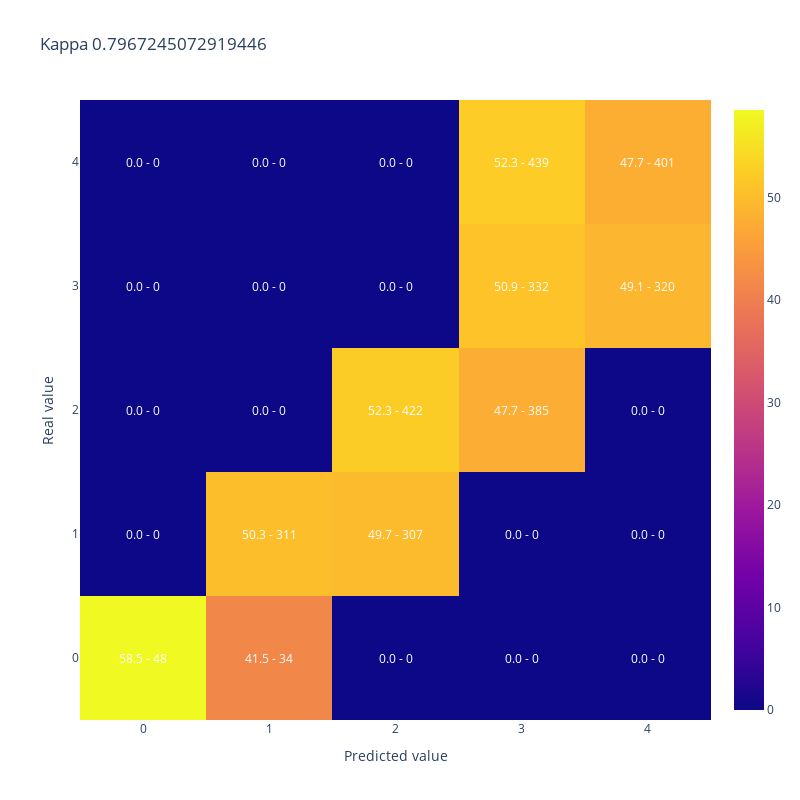

Write notebook code for a chart like this one.
### Code cell
#A modo de ejemplo muestro kappa y matriz de confusion para 50% de aciertos donde los errores quedan cerca de la clase correcta
y_simulado_cerca = [y_test.iloc[sample] if random_list[sample]<50/100 else y_cerca[sample] for sample in range(len(y_test))]

display(plot_confusion_matrix(y_test,y_simulado_cerca, 
                              title = "Kappa " + str(cohen_kappa_score(y_test,y_simulado_cerca, weights = 'quadratic'))))

### Figure 1 — Plotly figure (JSON) as saved in the notebook; plotly's stock layout.template omitted (floating-point values rounded to 4 significant figures)
{"data": [{"type": "heatmap", "x": [0, 1, 2, 3, 4], "y": [0, 1, 2, 3, 4], "z": [[58.54, 41.46, 0, 0, 0], [0, 50.32, 49.68, 0, 0], [0, 0, 52.29, 47.71, 0], [0, 0, 0, 50.92, 49.08], [0, 0, 0, 52.26, 47.74]]}], "layout": {"annotations": [{"font": {"color": "white"}, "showarrow": false, "text": "58.5 - 48", "x": 0, "xref": "x", "y": 0, "yref": "y"}, {"font": {"color": "white"}, "showarrow": false, "text": "41.5 - 34", "x": 1, "xref": "x", "y": 0, "yref": "y"}, {"font": {"color": "white"}, "showarrow": false, "text": "0.0 - 0", "x": 2, "xref": "x", "y": 0, "yref": "y"}, {"font": {"color": "white"}, "showarrow": false, "text": "0.0 - 0", "x": 3, "xref": "x", "y": 0, "yref": "y"}, {"font": {"color": "white"}, "showarrow": false, "text": "0.0 - 0", "x": 4, "xref": "x", "y": 0, "yref": "y"}, {"font": {"color": "white"}, "showarrow": false, "text": "0.0 - 0", "x": 0, "xref": "x", "y": 1, "yref": "y"}, {"font": {"color": "white"}, "showarrow": false, "text": "50.3 - 311", "x": 1, "xref": "x", "y": 1, "yref": "y"}, {"font": {"color": "white"}, "showarrow": false, "text": "49.7 - 307", "x": 2, "xref": "x", "y": 1, "yref": "y"}, {"font": {"color": "white"}, "showarrow": false, "text": "0.0 - 0", "x": 3, "xref": "x", "y": 1, "yref": "y"}, {"font": {"color": "white"}, "showarrow": false, "text": "0.0 - 0", "x": 4, "xref": "x", "y": 1, "yref": "y"}, {"font": {"color": "white"}, "showarrow": false, "text": "0.0 - 0", "x": 0, "xref": "x", "y": 2, "yref": "y"}, {"font": {"color": "white"}, "showarrow": false, "text": "0.0 - 0", "x": 1, "xref": "x", "y": 2, "yref": "y"}, {"font": {"color": "white"}, "showarrow": false, "text": "52.3 - 422", "x": 2, "xref": "x", "y": 2, "yref": "y"}, {"font": {"color": "white"}, "showarrow": false, "text": "47.7 - 385", "x": 3, "xref": "x", "y": 2, "yref": "y"}, {"font": {"color": "white"}, "showarrow": false, "text": "0.0 - 0", "x": 4, "xref": "x", "y": 2, "yref": "y"}, {"font": {"color": "white"}, "showarrow": false, "text": "0.0 - 0", "x": 0, "xref": "x", "y": 3, "yref": "y"}, {"font": {"color": "white"}, "showarrow": false, "text": "0.0 - 0", "x": 1, "xref": "x", "y": 3, "yref": "y"}, {"font": {"color": "white"}, "showarrow": false, "text": "0.0 - 0", "x": 2, "xref": "x", "y": 3, "yref": "y"}, {"font": {"color": "white"}, "showarrow": false, "text": "50.9 - 332", "x": 3, "xref": "x", "y": 3, "yref": "y"}, {"font": {"color": "white"}, "showarrow": false, "text": "49.1 - 320", "x": 4, "xref": "x", "y": 3, "yref": "y"}, {"font": {"color": "white"}, "showarrow": false, "text": "0.0 - 0", "x": 0, "xref": "x", "y": 4, "yref": "y"}, {"font": {"color": "white"}, "showarrow": false, "text": "0.0 - 0", "x": 1, "xref": "x", "y": 4, "yref": "y"}, {"font": {"color": "white"}, "showarrow": false, "text": "0.0 - 0", "x": 2, "xref": "x", "y": 4, "yref": "y"}, {"font": {"color": "white"}, "showarrow": false, "text": "52.3 - 439", "x": 3, "xref": "x", "y": 4, "yref": "y"}, {"font": {"color": "white"}, "showarrow": false, "text": "47.7 - 401", "x": 4, "xref": "x", "y": 4, "yref": "y"}], "height": 800, "title": {"text": "Kappa 0.7967245072919446"}, "width": 800, "xaxis": {"title": {"text": "Predicted value"}}, "yaxis": {"title": {"text": "Real value"}}}}
